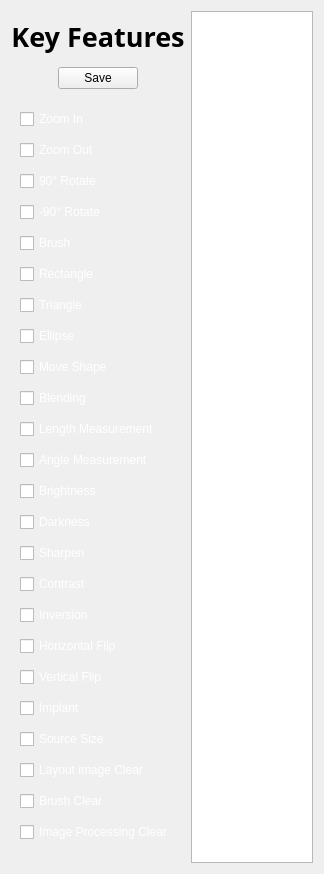
<?xml version="1.0" encoding="UTF-8"?>
<ui version="4.0">
 <class>KeyFeaturesForm</class>
 <widget class="QWidget" name="KeyFeaturesForm">
  <property name="geometry">
   <rect>
    <x>0</x>
    <y>0</y>
    <width>324</width>
    <height>874</height>
   </rect>
  </property>
  <property name="windowTitle">
   <string>Form</string>
  </property>
  <layout class="QVBoxLayout" name="verticalLayout_4">
   <item>
    <layout class="QHBoxLayout" name="horizontalLayout_3">
     <item>
      <layout class="QHBoxLayout" name="horizontalLayout_2">
       <item>
        <layout class="QVBoxLayout" name="verticalLayout_3">
         <item>
          <layout class="QVBoxLayout" name="verticalLayout_2">
           <item>
            <widget class="QLabel" name="label">
             <property name="maximumSize">
              <size>
               <width>16777215</width>
               <height>50</height>
              </size>
             </property>
             <property name="font">
              <font>
               <family>Tmon몬소리 Black</family>
               <pointsize>20</pointsize>
               <bold>true</bold>
              </font>
             </property>
             <property name="styleSheet">
              <string notr="true">QLabel {color: rgb(180, 199, 231)};
</string>
             </property>
             <property name="text">
              <string>Key Features</string>
             </property>
             <property name="alignment">
              <set>Qt::AlignCenter</set>
             </property>
            </widget>
           </item>
          </layout>
         </item>
         <item>
          <layout class="QHBoxLayout" name="horizontalLayout">
           <item>
            <spacer name="horizontalSpacer_2">
             <property name="orientation">
              <enum>Qt::Horizontal</enum>
             </property>
             <property name="sizeHint" stdset="0">
              <size>
               <width>10</width>
               <height>20</height>
              </size>
             </property>
            </spacer>
           </item>
           <item>
            <widget class="QPushButton" name="savePushButton">
             <property name="styleSheet">
              <string notr="true">QPushButton {background-color: rgb(170, 255, 255)};

</string>
             </property>
             <property name="text">
              <string>Save</string>
             </property>
            </widget>
           </item>
           <item>
            <spacer name="horizontalSpacer">
             <property name="orientation">
              <enum>Qt::Horizontal</enum>
             </property>
             <property name="sizeHint" stdset="0">
              <size>
               <width>10</width>
               <height>20</height>
              </size>
             </property>
            </spacer>
           </item>
          </layout>
         </item>
         <item>
          <widget class="QWidget" name="widget" native="true">
           <layout class="QVBoxLayout" name="verticalLayout">
            <item>
             <widget class="QCheckBox" name="zoomInCheckBox">
              <property name="styleSheet">
               <string notr="true">QCheckBox {color: rgb(255, 255, 255);}
</string>
              </property>
              <property name="text">
               <string>Zoom In</string>
              </property>
             </widget>
            </item>
            <item>
             <widget class="QCheckBox" name="zoomOutCheckBox">
              <property name="styleSheet">
               <string notr="true">QCheckBox {color: rgb(255, 255, 255);}</string>
              </property>
              <property name="text">
               <string>Zoom Out</string>
              </property>
             </widget>
            </item>
            <item>
             <widget class="QCheckBox" name="rightRotateCheckBox">
              <property name="styleSheet">
               <string notr="true">QCheckBox {color: rgb(255, 255, 255);}</string>
              </property>
              <property name="text">
               <string>90° Rotate</string>
              </property>
             </widget>
            </item>
            <item>
             <widget class="QCheckBox" name="leftRotateCheckBox">
              <property name="styleSheet">
               <string notr="true">QCheckBox {color: rgb(255, 255, 255);}</string>
              </property>
              <property name="text">
               <string>-90° Rotate</string>
              </property>
             </widget>
            </item>
            <item>
             <widget class="QCheckBox" name="brushCheckBox">
              <property name="styleSheet">
               <string notr="true">QCheckBox {color: rgb(255, 255, 255);}</string>
              </property>
              <property name="text">
               <string>Brush</string>
              </property>
             </widget>
            </item>
            <item>
             <widget class="QCheckBox" name="rectangleCheckBox">
              <property name="styleSheet">
               <string notr="true">QCheckBox {color: rgb(255, 255, 255);}</string>
              </property>
              <property name="text">
               <string>Rectangle</string>
              </property>
             </widget>
            </item>
            <item>
             <widget class="QCheckBox" name="triangleCheckBox">
              <property name="styleSheet">
               <string notr="true">QCheckBox {color: rgb(255, 255, 255);}</string>
              </property>
              <property name="text">
               <string>Triangle</string>
              </property>
             </widget>
            </item>
            <item>
             <widget class="QCheckBox" name="ellipseCheckBox">
              <property name="styleSheet">
               <string notr="true">QCheckBox {color: rgb(255, 255, 255);}</string>
              </property>
              <property name="text">
               <string>Ellipse</string>
              </property>
             </widget>
            </item>
            <item>
             <widget class="QCheckBox" name="moveShapeCheckBox">
              <property name="styleSheet">
               <string notr="true">QCheckBox {color: rgb(255, 255, 255);}</string>
              </property>
              <property name="text">
               <string>Move Shape</string>
              </property>
             </widget>
            </item>
            <item>
             <widget class="QCheckBox" name="blendingCheckBox">
              <property name="styleSheet">
               <string notr="true">QCheckBox {color: rgb(255, 255, 255);}</string>
              </property>
              <property name="text">
               <string>Blending</string>
              </property>
             </widget>
            </item>
            <item>
             <widget class="QCheckBox" name="lengthMeasurementCheckBox">
              <property name="styleSheet">
               <string notr="true">QCheckBox {color: rgb(255, 255, 255);}</string>
              </property>
              <property name="text">
               <string>Length Measurement</string>
              </property>
             </widget>
            </item>
            <item>
             <widget class="QCheckBox" name="angleMeasurementCheckBox">
              <property name="styleSheet">
               <string notr="true">QCheckBox {color: rgb(255, 255, 255);}</string>
              </property>
              <property name="text">
               <string>Angle Measurement</string>
              </property>
             </widget>
            </item>
            <item>
             <widget class="QCheckBox" name="brightnessCheckBox">
              <property name="styleSheet">
               <string notr="true">QCheckBox {color: rgb(255, 255, 255);}</string>
              </property>
              <property name="text">
               <string>Brightness</string>
              </property>
             </widget>
            </item>
            <item>
             <widget class="QCheckBox" name="darknessCheckBox">
              <property name="styleSheet">
               <string notr="true">QCheckBox {color: rgb(255, 255, 255);}</string>
              </property>
              <property name="text">
               <string>Darkness</string>
              </property>
             </widget>
            </item>
            <item>
             <widget class="QCheckBox" name="sharpenCheckBox">
              <property name="styleSheet">
               <string notr="true">QCheckBox {color: rgb(255, 255, 255);}</string>
              </property>
              <property name="text">
               <string>Sharpen</string>
              </property>
             </widget>
            </item>
            <item>
             <widget class="QCheckBox" name="contrastCheckBox">
              <property name="styleSheet">
               <string notr="true">QCheckBox {color: rgb(255, 255, 255);}</string>
              </property>
              <property name="text">
               <string>Contrast</string>
              </property>
             </widget>
            </item>
            <item>
             <widget class="QCheckBox" name="inversionCheckBox">
              <property name="styleSheet">
               <string notr="true">QCheckBox {color: rgb(255, 255, 255);}</string>
              </property>
              <property name="text">
               <string>Inversion</string>
              </property>
             </widget>
            </item>
            <item>
             <widget class="QCheckBox" name="horizontalFlipCheckBox">
              <property name="styleSheet">
               <string notr="true">QCheckBox {color: rgb(255, 255, 255);}</string>
              </property>
              <property name="text">
               <string>Horizontal Flip</string>
              </property>
             </widget>
            </item>
            <item>
             <widget class="QCheckBox" name="verticalFlipCheckBox">
              <property name="styleSheet">
               <string notr="true">QCheckBox {color: rgb(255, 255, 255);}</string>
              </property>
              <property name="text">
               <string>Vertical Flip</string>
              </property>
             </widget>
            </item>
            <item>
             <widget class="QCheckBox" name="implantCheckBox">
              <property name="styleSheet">
               <string notr="true">QCheckBox {color: rgb(255, 255, 255);}</string>
              </property>
              <property name="text">
               <string>Implant</string>
              </property>
             </widget>
            </item>
            <item>
             <widget class="QCheckBox" name="sourceSizeCheckBox">
              <property name="styleSheet">
               <string notr="true">QCheckBox {color: rgb(255, 255, 255);}</string>
              </property>
              <property name="text">
               <string>Source Size</string>
              </property>
             </widget>
            </item>
            <item>
             <widget class="QCheckBox" name="layoutImageClearCheckBox">
              <property name="styleSheet">
               <string notr="true">QCheckBox {color: rgb(255, 255, 255);}</string>
              </property>
              <property name="text">
               <string>Layout image Clear</string>
              </property>
             </widget>
            </item>
            <item>
             <widget class="QCheckBox" name="brushClearCheckBox">
              <property name="styleSheet">
               <string notr="true">QCheckBox {color: rgb(255, 255, 255);}</string>
              </property>
              <property name="text">
               <string>Brush Clear</string>
              </property>
             </widget>
            </item>
            <item>
             <widget class="QCheckBox" name="imageProcessingClearCheckBox">
              <property name="styleSheet">
               <string notr="true">QCheckBox {color: rgb(255, 255, 255);}</string>
              </property>
              <property name="text">
               <string>Image Processing Clear</string>
              </property>
             </widget>
            </item>
           </layout>
          </widget>
         </item>
        </layout>
       </item>
      </layout>
     </item>
     <item>
      <widget class="QTableView" name="tableView"/>
     </item>
    </layout>
   </item>
  </layout>
 </widget>
 <resources/>
 <connections/>
</ui>
